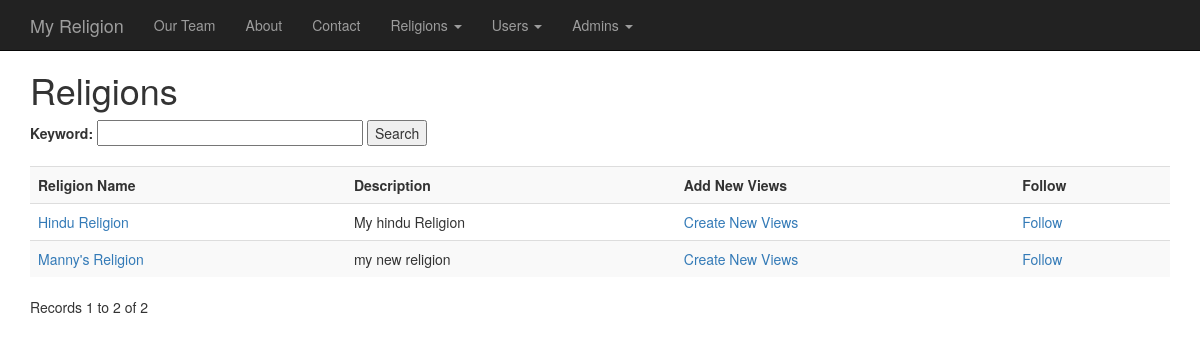
Page /0001_myreligion/home.php on the committed database.
### tables this page shows
CREATE TABLE `religions` (
  `religion_id` int(11) NOT NULL AUTO_INCREMENT,
  `user_id` int(11) DEFAULT NULL,
  `religion_name` varchar(255) DEFAULT NULL,
  `religion_description` text,
  `religion_creation_dt` timestamp NOT NULL DEFAULT CURRENT_TIMESTAMP ON UPDATE CURRENT_TIMESTAMP,
  `religion_status` int(1) NOT NULL DEFAULT '0',
  `religion_type` enum('public','closed') NOT NULL DEFAULT 'closed',
  `religion_image` varchar(255) DEFAULT NULL,
  PRIMARY KEY (`religion_id`)
);

### 0001_myreligion/home.php (the view, shortened to what this page needs)
<?php require_once('../Connections/conn.php'); ?>
<?php
$keyword = '';
$maxRows_rsView = 25;
$pageNum_rsView = 0;
$startRow_rsView = $pageNum_rsView * $maxRows_rsView;
$colname2_rsView = "%";
$colname_rsView = "-1";
$query_rsView = sprintf("SELECT religions.*, religions_follower.follower_id, religions_follower.religion_id as religion_id2, religions_follower.follower_user_id, religions_follower.follower_date FROM religions LEFT JOIN religions_follower ON religions.religion_id = religions_follower.religion_id AND follower_user_id = %s WHERE religions.religion_status = 1 AND (religion_name LIKE '%%%s%%' OR religion_description LIKE '%%%s%%')", $colname_rsView,$colname2_rsView,$colname2_rsView);
$query_limit_rsView = sprintf("%s LIMIT %d, %d", $query_rsView, $startRow_rsView, $maxRows_rsView);
$rsView = mysql_query($query_limit_rsView, $conn) or die(mysql_error());
$row_rsView = mysql_fetch_assoc($rsView);
if (isset($_GET['totalRows_rsView'])) {
  $totalRows_rsView = $_GET['totalRows_rsView'];
} else {
  $all_rsView = mysql_query($query_rsView);
  $totalRows_rsView = mysql_num_rows($all_rsView);
}
?><!doctype html>
<html>
<head>
<link rel="stylesheet" href="css/bootstrap.min.css">
<link rel="stylesheet" href="css/style.css">
</head>
<body>
    <nav class="navbar navbar-inverse navbar-fixed-top">
      <div class="container">
        <div class="navbar-header">
          <a class="navbar-brand" href="index.php">My Religion</a>
        </div>
        <div id="navbar" class="navbar-collapse collapse">
          <ul class="nav navbar-nav">
            <li><a href="team.php">Our Team</a></li>
            <li><a href="about.php">About</a></li>
            <li><a href="contact.php">Contact</a></li>
            <li class="dropdown">
              <a href="#" class="dropdown-toggle" data-toggle="dropdown" role="button" aria-haspopup="true" aria-expanded="false">Religions <span class="caret"></span></a>
            </li>
			<li class="dropdown">
              <a href="#" class="dropdown-toggle" data-toggle="dropdown" role="button" aria-haspopup="true" aria-expanded="false">Users <span class="caret"></span></a>
            </li>
			<li class="dropdown">
              <a href="#" class="dropdown-toggle" data-toggle="dropdown" role="button" aria-haspopup="true" aria-expanded="false">Admins <span class="caret"></span></a>
            </li>
          </ul>
        </div>
      </div>
    </nav>
<div class="container">
  <h1>Religions</h1>
  <form method="get">
	    <strong>Keyword:</strong>
	    <input name="keyword" type="text" id="keyword" size="32" value="<?php echo $keyword; ?>">
	    <input name="submit" type="submit" id="submit" value="Search">
<br /><br />
      </form>
  <?php if ($totalRows_rsView > 0) {  ?>
  <div class="table-responsive">
	    <table class="table table-striped">
    <tr>
      <td valign="top"><strong>Religion Name </strong></td>
      <td valign="top"><strong>Description</strong></td>
      <td valign="top"><strong>Add New Views </strong></td>
      <td valign="top"><strong>Follow</strong></td>
    </tr>
    <?php do { ?>
      <tr>
        <td valign="top"><a href="detail.php?religion_id=<?php echo $row_rsView['religion_id']; ?>"><?php echo $row_rsView['religion_name']; ?></a></td>
        <td valign="top"><?php echo $row_rsView['religion_description']; ?></td>
        <td valign="top"><a href="views_new.php?religion_id=<?php echo $row_rsView['religion_id']; ?>">Create New Views</a></td>
        <td valign="top">
		 		<?php if (!empty($row_rsView['follower_id'])) { ?>
			  Following (<a href="unfollow_religion.php?religion_id=<?php echo $row_rsView['religion_id']; ?>">UnFollow</a>)
			  <?php } else { ?>
			  <a href="follow_religion.php?religion_id=<?php echo $row_rsView['religion_id']; ?>">Follow</a>
			  <?php } ?></td>
      </tr>
      <?php } while ($row_rsView = mysql_fetch_assoc($rsView)); ?>
  </table>
  </div>
  <p> Records <?php echo ($startRow_rsView + 1) ?> to <?php echo min($startRow_rsView + $maxRows_rsView, $totalRows_rsView) ?> of <?php echo $totalRows_rsView ?>
  <?php }  ?></p>
</div>
</body>
</html>

### 0001_myreligion/css/style.css (style rules this page uses)
body { padding-top: 50px; }

### rows in the picture
religions: religion_name "Hindu Religion", religion_description "My hindu Religion"
religions: religion_name "Manny's Religion", religion_description "my new religion"

### other values in the picture
$startRow_rsView + 1 "1"
min($startRow_rsView + $maxRows_rsView, $totalRows_rsView) "2"
$totalRows_rsView "2"
